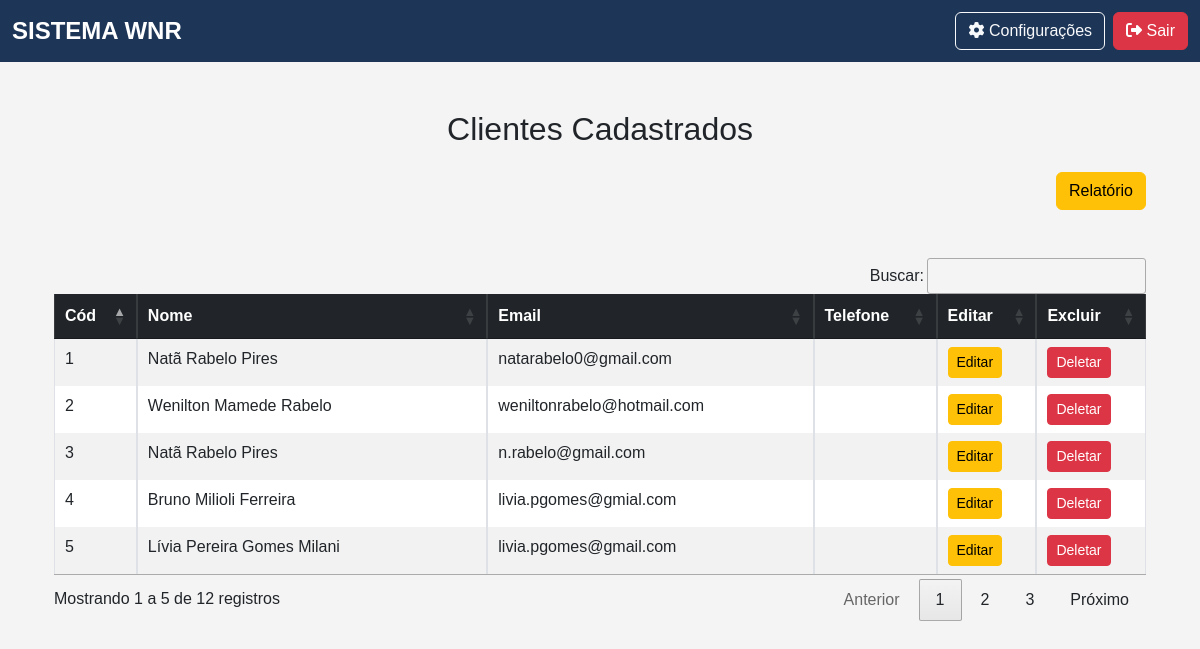
The page /listar_cliente (signed in) on the database its author committed.
### app/models.py (models this page shows)
class Cliente(db.Model):
    __tablename__ = "clientes"
    id                      = Column(Integer, primary_key=True, index=True)
    nome                    = Column(String, index=True)
    cpf                     = Column(String(11), unique=True, index=True)
    email                   = Column(String, index=True)
    data_nascimento         = Column(Date)
    renda_familiar          = Column(Float)
    bairro                  = Column(String)
    canal_divulgacao        = Column(String)
    cep                     = Column(String(8))
    cidade                  = Column(String)
    condicao_habitacao      = Column(String)
    cpf_responsavel         = Column(String(11), nullable=True, default="")
    complemento             = Column(String)
    numero_cs               = Column(String)
    despesa_mensal          = Column(Float)
    escolaridade            = Column(String)
    estado                  = Column(String)
    endereco                = Column(String)
    fone_contato            = Column(String)
    fone_pessoal            = Column(String)
    foto                    = Column(String)
    grau_parentesco         = Column(String)
    nome_plano_saude        = Column(String, default="Sem plano de Saúde")
    nome_responsavel        = Column(String, default="")
    numero_filhos           = Column(Integer, default=0)
    possui_filhos           = Column(String)
    plano_saude             = Column(String)
    previdenciario          = Column(String)
    profissao               = Column(String)
    remuneracao             = Column(Float)
    rg                      = Column(String)
    saldo                   = Column(Float)
    sexo                    = Column(String)
    tipo_moradia            = Column(String)
    transporte              = Column(String)
    idade                   = Column(String)
    encaminhamentos = relationship("Encaminhamento", back_populates="cliente", cascade="all, delete-orphan")
    guias = relationship("Guia", back_populates="cliente")

### app/routes/client_routes.py (the view)
@client_bp.route('/listar_cliente', methods=['GET', 'POST'])
@login_required
@role_required('atendimento', 'financeiro', 'admin')
def listar_cliente():
    clientes = Cliente.query.all()
    return render_template('clientes/list.html', clientes=clientes)

### app/__init__.py (called while the page is built)
@login_manager.user_loader
def load_user(id):
    return Usuario.query.get(int(id))  # Converte para inteiro e busca no banco

### app/templates/clientes/list.html (shortened to what this page needs)
{% extends 'base.html' %}
{% block content %}
<div class="container mt-5">
    <h2 class="text-center mb-4 mt-5">Clientes Cadastrados</h2>
    <div class="row mt-4 mb-5">
        <div class="col-md-12 text-end">
            <a href="{{ url_for('report_bp.report_cliente') }}" class="btn btn-md btn-warning">Relatório</a>
        </div>
    </div>
    <div class="card-body">
        <table id="table" class="table table-striped table-bordered">
            <thead class="table-dark">
                <tr>
                    <th>Cód</th>
                    <th>Nome</th>
                    <th>Email</th>
                    <th>Telefone</th>
                    <th>Editar</th>
                    <th>Excluir</th>
                </tr>
            </thead>
            <tbody>
                {% for cliente in clientes %}
                    <tr>
                        <td>{{ cliente.id }}</td>
                        <td>{{ cliente.nome }}</td>
                        <td>{{ cliente.email }}</td>
                        <td>{{ cliente.telefone_contato }}</td>
                        <td><a href="{{ url_for('client_bp.editar_cliente', id=cliente.id) }}" class="btn btn-sm btn-warning">Editar</a></td>
                        <td><a href="{{ url_for('client_bp.deletar_cliente', id=cliente.id) }}" class="btn btn-sm btn-danger" data-bs-toggle="modal" data-bs-target="#confirmarExclusao" data-id="{{ cliente.id }}">Deletar</a></td>
                    </tr>
                  {% endfor %}
            </tbody>
        </table>
    </div>
</div>
{% endblock %}

### app/static/css/base.css (style rules this page uses)
body { background-color: #f4f4f4; font-family: 'Arial', sans-serif; margin: 0; padding: 0; }

### rows shown on the page
Cliente: id "1", nome "Natã Rabelo Pires", email "natarabelo0@gmail.com"
Cliente: id "2", nome "Wenilton Mamede Rabelo", email "weniltonrabelo@hotmail.com"
Cliente: id "3", nome "Natã Rabelo Pires", email "n.rabelo@gmail.com"
Cliente: id "4", nome "Bruno Milioli Ferreira", email "livia.pgomes@gmial.com"
Cliente: id "5", nome "Lívia Pereira Gomes Milani", email "livia.pgomes@gmail.com"
